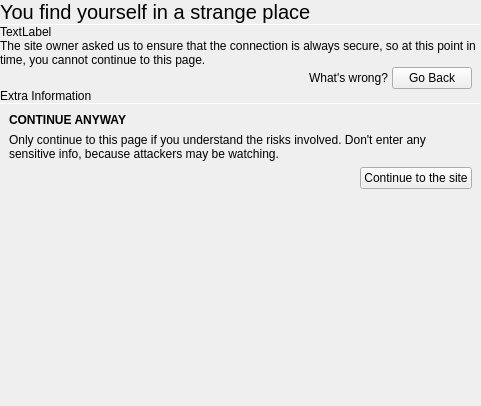
<?xml version="1.0" encoding="UTF-8"?>
<ui version="4.0">
 <class>CertificateErrorPane</class>
 <widget class="QWidget" name="CertificateErrorPane">
  <property name="geometry">
   <rect>
    <x>0</x>
    <y>0</y>
    <width>481</width>
    <height>406</height>
   </rect>
  </property>
  <property name="windowTitle">
   <string notr="true">Form</string>
  </property>
  <layout class="QVBoxLayout" name="verticalLayout">
   <property name="spacing">
    <number>0</number>
   </property>
   <property name="leftMargin">
    <number>0</number>
   </property>
   <property name="topMargin">
    <number>0</number>
   </property>
   <property name="rightMargin">
    <number>0</number>
   </property>
   <property name="bottomMargin">
    <number>0</number>
   </property>
   <item>
    <widget class="QLabel" name="label">
     <property name="font">
      <font>
       <pointsize>15</pointsize>
      </font>
     </property>
     <property name="text">
      <string>You find yourself in a strange place</string>
     </property>
     <property name="margin">
      <number>9</number>
     </property>
    </widget>
   </item>
   <item>
    <widget class="Line" name="line">
     <property name="maximumSize">
      <size>
       <width>16777215</width>
       <height>1</height>
      </size>
     </property>
     <property name="orientation">
      <enum>Qt::Horizontal</enum>
     </property>
    </widget>
   </item>
   <item>
    <widget class="QLabel" name="primaryMessage">
     <property name="text">
      <string notr="true">TextLabel</string>
     </property>
     <property name="wordWrap">
      <bool>true</bool>
     </property>
     <property name="margin">
      <number>9</number>
     </property>
    </widget>
   </item>
   <item>
    <widget class="QLabel" name="hstsWarning">
     <property name="text">
      <string>The site owner asked us to ensure that the connection is always secure, so at this point in time, you cannot continue to this page.</string>
     </property>
     <property name="wordWrap">
      <bool>true</bool>
     </property>
     <property name="margin">
      <number>9</number>
     </property>
    </widget>
   </item>
   <item>
    <layout class="QHBoxLayout" name="horizontalLayout">
     <property name="leftMargin">
      <number>9</number>
     </property>
     <property name="rightMargin">
      <number>9</number>
     </property>
     <item>
      <spacer name="horizontalSpacer">
       <property name="orientation">
        <enum>Qt::Horizontal</enum>
       </property>
       <property name="sizeHint" stdset="0">
        <size>
         <width>40</width>
         <height>20</height>
        </size>
       </property>
      </spacer>
     </item>
     <item>
      <widget class="QPushButton" name="whatsWrongButton">
       <property name="text">
        <string>What's wrong?</string>
       </property>
       <property name="checkable">
        <bool>true</bool>
       </property>
       <property name="flat">
        <bool>true</bool>
       </property>
      </widget>
     </item>
     <item>
      <widget class="QPushButton" name="backButton">
       <property name="text">
        <string>Go Back</string>
       </property>
       <property name="icon">
        <iconset theme="go-previous">
         <normaloff>.</normaloff>.</iconset>
       </property>
      </widget>
     </item>
    </layout>
   </item>
   <item>
    <widget class="QWidget" name="extraInformationPane" native="true">
     <layout class="QVBoxLayout" name="verticalLayout_2">
      <property name="spacing">
       <number>0</number>
      </property>
      <property name="leftMargin">
       <number>0</number>
      </property>
      <property name="topMargin">
       <number>0</number>
      </property>
      <property name="rightMargin">
       <number>0</number>
      </property>
      <property name="bottomMargin">
       <number>0</number>
      </property>
      <item>
       <widget class="QLabel" name="extraInfoLabel">
        <property name="text">
         <string notr="true">Extra Information</string>
        </property>
        <property name="wordWrap">
         <bool>true</bool>
        </property>
        <property name="margin">
         <number>9</number>
        </property>
       </widget>
      </item>
      <item>
       <widget class="Line" name="line_2">
        <property name="maximumSize">
         <size>
          <width>16777215</width>
          <height>1</height>
         </size>
        </property>
        <property name="orientation">
         <enum>Qt::Horizontal</enum>
        </property>
       </widget>
      </item>
      <item>
       <layout class="QVBoxLayout" name="verticalLayout_3">
        <property name="spacing">
         <number>6</number>
        </property>
        <property name="leftMargin">
         <number>9</number>
        </property>
        <property name="topMargin">
         <number>9</number>
        </property>
        <property name="rightMargin">
         <number>9</number>
        </property>
        <property name="bottomMargin">
         <number>9</number>
        </property>
        <item>
         <widget class="QLabel" name="label_2">
          <property name="font">
           <font>
            <weight>75</weight>
            <bold>true</bold>
           </font>
          </property>
          <property name="text">
           <string>CONTINUE ANYWAY</string>
          </property>
         </widget>
        </item>
        <item>
         <widget class="QLabel" name="continueExplanation">
          <property name="text">
           <string notr="true">Only continue to this page if you understand the risks involved. Don't enter any sensitive info, because attackers may be watching.</string>
          </property>
          <property name="wordWrap">
           <bool>true</bool>
          </property>
         </widget>
        </item>
        <item>
         <layout class="QHBoxLayout" name="horizontalLayout_2">
          <item>
           <spacer name="horizontalSpacer_2">
            <property name="orientation">
             <enum>Qt::Horizontal</enum>
            </property>
            <property name="sizeHint" stdset="0">
             <size>
              <width>40</width>
              <height>20</height>
             </size>
            </property>
           </spacer>
          </item>
          <item>
           <widget class="QPushButton" name="continueButton">
            <property name="text">
             <string>Continue to the site</string>
            </property>
           </widget>
          </item>
         </layout>
        </item>
       </layout>
      </item>
     </layout>
    </widget>
   </item>
   <item>
    <spacer name="verticalSpacer">
     <property name="orientation">
      <enum>Qt::Vertical</enum>
     </property>
     <property name="sizeHint" stdset="0">
      <size>
       <width>20</width>
       <height>106</height>
      </size>
     </property>
    </spacer>
   </item>
  </layout>
 </widget>
 <resources/>
 <connections/>
</ui>
